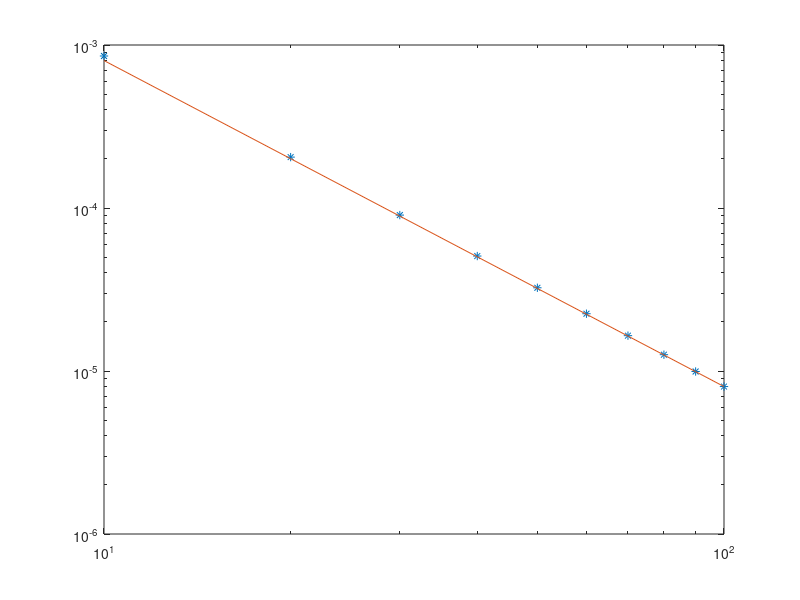

The MATLAB script that drew this image:
clear all; close all

c=4;d=0.1;p=50;

m=101;
h=1/100;
x=linspace(0,1,m)';

A = toeplitz(sparse([1,1],[1,2],[-2,1]/(h^2),1,m));
B = toeplitz(sparse(1,2,-1/(2*h),1,m),...
    sparse(1,2,1/(2*h),1,m));

% condizioni al bordo
A(1,1:2)=[-2,2]/h^2;
B(1,2)=0;

A(m,m-1:m)=[0,0];
B(m,m-1)=0;

g=@(u) p*u.^2.*(1-u);
dg=@(u) p*(2*u - 3*u.^2);

y0=-x.^2 +1;
ts=1000;
tstar=0.1;
k=tstar/ts;

F=@(y,yn) y- yn- k/2*(d*A*yn - c*B*yn + [g(yn(1:m-1));0] + d*A*y - c*B*y + [g(y(1:m-1));0]);
J=@(y) eye(length(y)) - k/2*(d*A-c*B+spdiags([dg(y(1:m-1));0],0,m,m));
yn=y0;
tol=k^2/100;

for n=1:ts
    y=yn;
    delta=-J(y)\F(y,yn);
    
    while (norm(delta,inf)>tol)
        y=y+delta;
        delta=-J(y)\F(y,yn);
    end
    y=y+delta;
    
    yn=y;
end
yRef=y;
%plot(x,y)

tsrange=10:10:100;
counter=0;

for ts=tsrange
    counter=counter+1;
    k=tstar/ts;
    
    F=@(y,yn) y- yn- k/2*(d*A*yn - c*B*yn + [g(yn(1:m-1));0] + d*A*y - c*B*y + [g(y(1:m-1));0]);
    J=@(y) eye(length(y)) - k/2*(d*A-c*B+spdiags([dg(y(1:m-1));0],0,m,m));
    yn=y0;
    tol=k^2/100;
    
    for n=1:ts
        y=yn;
        delta=-J(y)\F(y,yn);
        
        while (norm(delta,inf)>tol)
            y=y+delta;
            delta=-J(y)\F(y,yn);
        end
        y=y+delta;
        
        yn=y;
    end
    
    err(counter)=norm(y-yRef,inf);
    
end
    
loglog(tsrange,err,'*',...
    tsrange,err(end)*(tsrange/tsrange(end)).^(-2))
